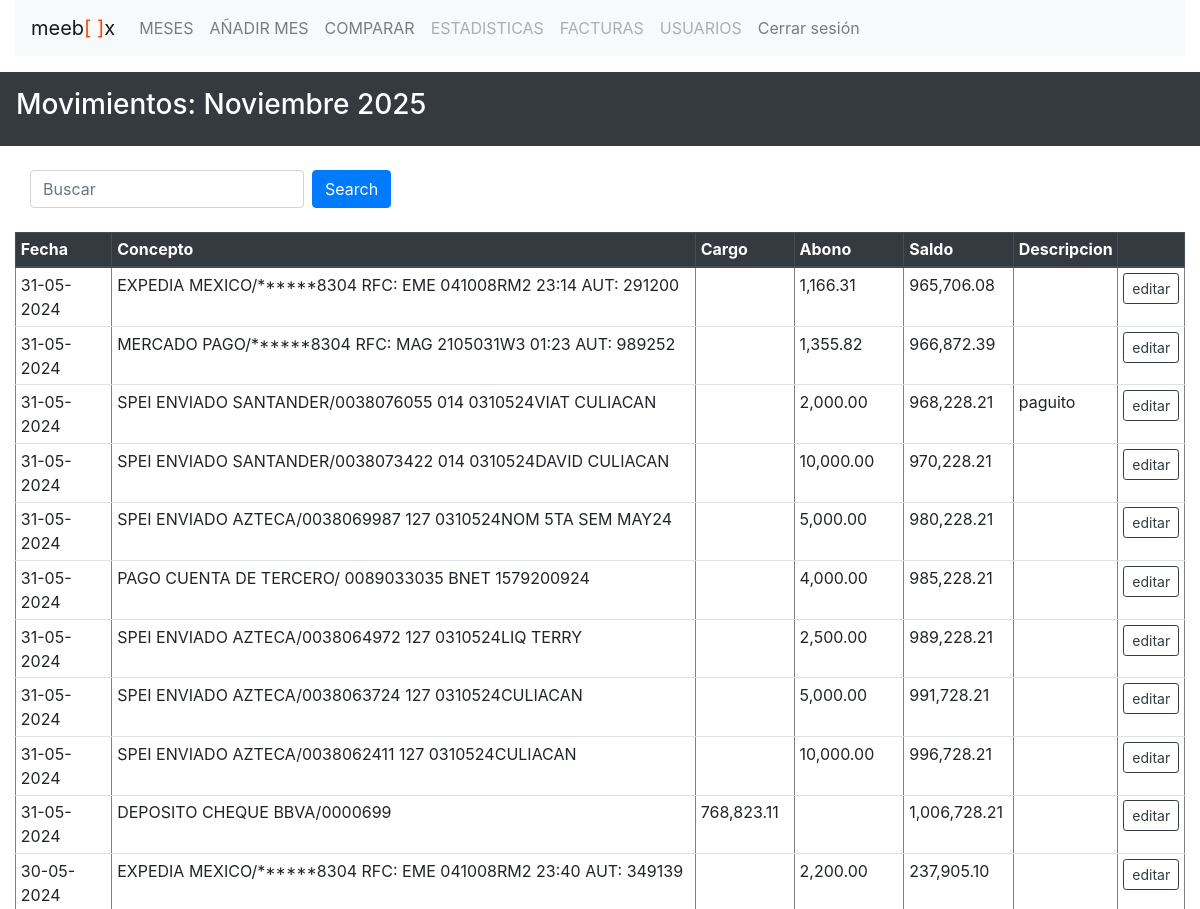
Before: /other/11/ (signed in, upper part) with the older database file.
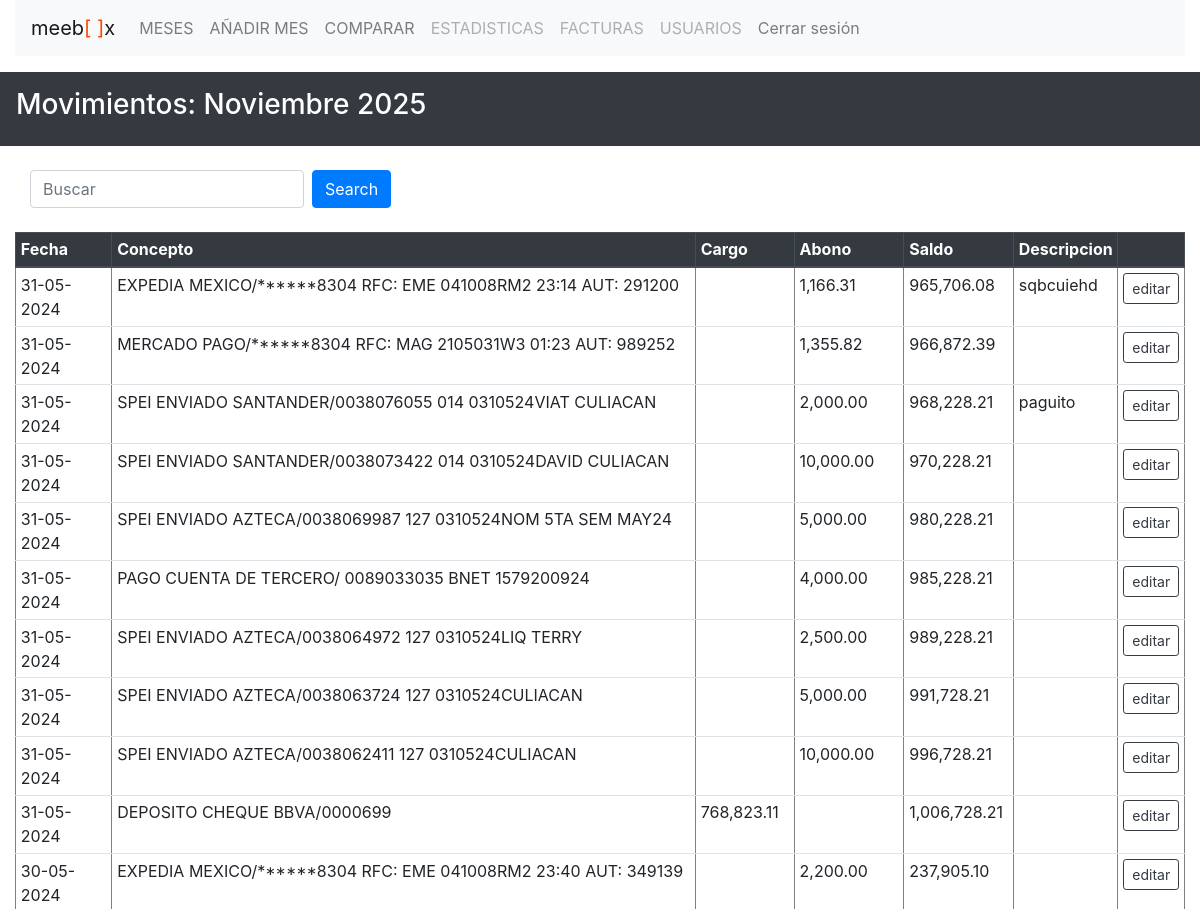
After: the same page with the newer database file.
### base/models.py (models this page shows, shortened)
class Month(models.Model):
    creator = models.ForeignKey(User, on_delete=models.SET("deleted user"), null=True)
    name = models.CharField(max_length=30)
    created = models.DateTimeField(auto_now_add=True)
    description = models.TextField(null=True,blank=True)
    class Meta:
        ordering = ['-created']

class Entry(models.Model):
    creator = models.ForeignKey(User, on_delete=models.SET("deleted user"), null= True)
    month = models.ForeignKey(Month, on_delete=models.CASCADE, null= True)
    date = models.CharField(max_length=10)
    concepto = models.TextField(null=True, blank=True)
    cargo = models.CharField(max_length=100,null= True,blank= True)
    abono = models.CharField(max_length=100,null= True,blank= True)
    saldo = models.CharField(max_length=100,null= True,blank= True)
    description = models.TextField(null=True, blank=True)
    updated = models.DateTimeField(auto_now=True)
    created = models.DateTimeField(auto_now_add=True)

### base/views.py (the view)
# urls.py: path('other/<str:month_id>/',views.other, name='other'),
@login_required
def other(request, month_id):
    month = Month.objects.get(pk=month_id)
    query = request.GET.get('q') if request.GET.get('q') != None else ''
    if query:
        entries = Entry.objects.filter(Q(concepto__icontains=query) | Q(description__icontains=query))
    else:
        entries = Entry.objects.all()
    entries = entries.filter(month=month)
    cargo_total = 0
    abono_total = 0
    for entry in entries:
        if entry.cargo:
            cargo_total += (float(entry.cargo.replace(",", "")))
        if entry.abono:
            abono_total += (float(entry.abono.replace(",", "")))
    request.session['month_id'] = month.id
    return render(request, 'other.html', {'month': month, 'entries': entries, 'month_id': month_id,'abono_total':round(abono_total,2),'cargo_total':round(cargo_total,2)})

### templates/other.html (shortened to what this page needs)
{% extends 'main_template.html' %}
{% block content %}
<div class="container-fluid p-3 my-3 bg-dark text-white"><h3>Movimientos: {{ month.name }}</h3></div>
<div class="container-fluid">
    <div class="container-fluid mt-4">
        <form method="get" action="{% url 'other' month_id  %}" class="form-inline">
            <input type="text" name="q" value="{{ query|default_if_none:'' }}" placeholder="Buscar" class ="form-control mr-sm-2">
            <button type="submit" class="btn btn-primary">Search</button>
        </form>
    </div>
    <br>
        <table border="1" class="table table-hover table-sm">
            <thead class="thead-dark">
                <th>Fecha</th>
                <th>Concepto</th>
                <th>Cargo</th>
                <th>Abono</th>
                <th>Saldo</th>
                <th>Descripcion</th>
                <th></th>
            </thead>
            {% for entry in entries %}
            <tr>
                <td>{{ entry.date }}</td>
                <td>{{ entry.concepto }}</td>
                <td>{% if entry.cargo %}{{ entry.cargo }}{% endif %}</td>
                <td>{% if entry.abono %}{{ entry.abono }}{% endif %}</td>
                <td>{{ entry.saldo }}</td>
                <td>{% if entry.description %}{{ entry.description }}{% endif %}</td>
                <td><a href="/edit_movimiento/{{ entry.id }}"><button class="btn btn-outline-dark btn-sm">editar</button></a></td>
            {% empty %}
            <li>No hay movimientos.</li>
            {% endfor %}
            </tr>
        </table>
        <br><hr><br>
    </div>
{% endblock %}

### templates/main_template.html (shortened to what this page needs)
<!DOCTYPE html>
<html lang="en">
<head>
</head>
<body>
    {% include 'navbar.html' %}
    {% block content %}
    {% endblock %}
</body>
</html>

### templates/navbar.html
{% extends 'main.html' %}
{% load static %}
{% block content %}
<div class="container-fluid">
<nav class="navbar navbar-expand-sm bg-light navbar-light">
    <ul class="navbar-nav">
      <li class="navbar-brand">
        meeb<span style="color: orangered;">[ ]</span>x
      </li>
      <li class="nav-item">
        <a class="nav-link" href="{% url 'home' %}">MESES</a>
      </li>
      <li class="nav-item">
        <a class="nav-link" href="{% url 'addentry' %}">AÑADIR MES</a>
      </li>
      <li class="nav-item">
        <a class="nav-link" href="{% url 'comparar' %}">COMPARAR</a>
      </li>
      <li class="nav-item">
        <a class="nav-link disabled" href="#">ESTADISTICAS</a>
      </li>
      <li class="nav-item">
        <a class="nav-link disabled" href="#">FACTURAS</a>
      </li>
      <li class="nav-item">
        <a class="nav-link disabled" href="#">USUARIOS</a>
      </li>
      <li class="nav-item">
        <a class="nav-link" href="{% url 'logout' %}">Cerrar sesión</a>
      </li>
    </ul>
  </nav>
</div>
{% endblock %}

### templates/main.html (shortened to what this page needs)
<!DOCTYPE html>
<html lang="en">
<head>
    <link rel="stylesheet" href="https://cdn.jsdelivr.net/npm/bootstrap@4.6.2/dist/css/bootstrap.min.css">
</head>
<body>
    {% block content %}
    {% endblock %}
</body>
</html>

Changed rows visible on the page:
changed Entry "EXPEDIA MEXICO/******8304 RFC: EME 041008RM2 23:14 AUT: 291200": description (not shown) → "sqbcuiehd"
